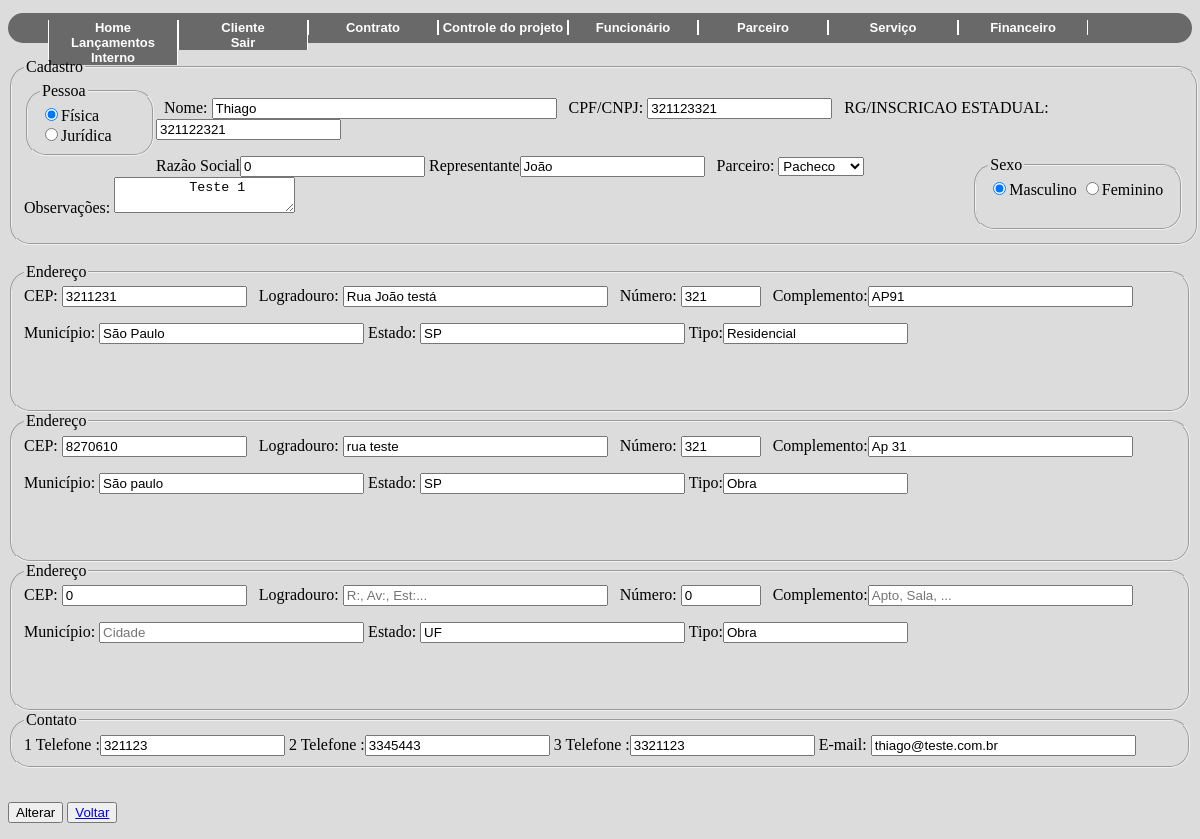
The page /edita_cliente.php?acao=edit&func=1 (signed in) on the database as committed earlier.
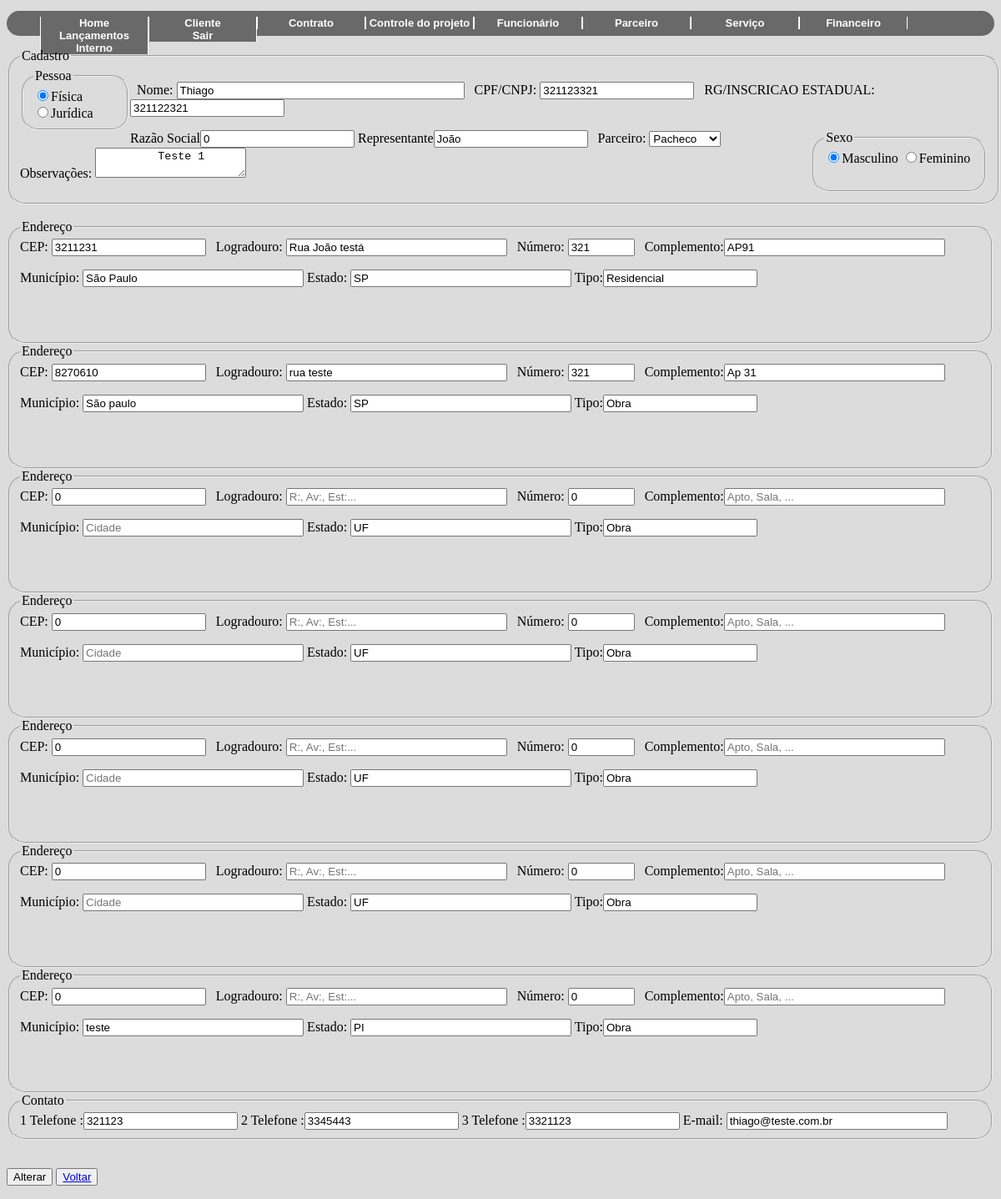
The same page on the database as committed later.
### tables this page shows
CREATE TABLE IF NOT EXISTS `endereco` (
  `id` int(11) NOT NULL AUTO_INCREMENT,
  `tipo` varchar(20) DEFAULT NULL,
  `cep` int(11) DEFAULT NULL,
  `logradouro` varchar(50) DEFAULT NULL,
  `Numero` int(11) DEFAULT NULL,
  `Complemento` varchar(50) DEFAULT NULL,
  `municipio` varchar(33) DEFAULT NULL,
  `estado` varchar(2) DEFAULT NULL,
  `id_cli` int(11) DEFAULT NULL,
  `id_cont` int(11) DEFAULT NULL,
  PRIMARY KEY (`id`),
  KEY `id_cli` (`id_cli`),
  KEY `FK_END_CONTRA` (`id_cont`)
);

CREATE TABLE IF NOT EXISTS `telefone` (
  `id` int(11) NOT NULL AUTO_INCREMENT,
  `telefone` int(11) NOT NULL,
  `id_clie` int(11) DEFAULT NULL,
  PRIMARY KEY (`id`),
  KEY `id_clie` (`id_clie`)
);

### classes/cliente.class.php (called while the page is built, shortened)
<?php
require_once 'Conexao.class.php';
require_once 'funcoes.class.php';
class Cliente{
    public function __construct(){
        $this->con = new conexao();
    }
    public function querySeleciona($dado){
            try{
                $this->id = $dado;
                $cst = $this->con->conect()->prepare("SELECT cliente.id AS id_cli, cliente.pessoa as pessoa_cli , cliente.nome AS nome_cli ,  cliente.cpf as  cpf_cli, cliente.rg as rg_cli , cliente.razao as razao_cli, cliente.inscricao as inscri_cli, cliente.representante as repre_cli , cliente.sexo as sex_cli , cliente.observacao as obs_cli, cliente.id_parc as parc_cli, parceiro.nome as nome_parceiro,
                endereco.cep as cep, endereco.logradouro as endereco, endereco.Numero as num, endereco.Complemento as comple, endereco.municipio as municipio, endereco.estado as estado,
                telefone.telefone as tel, email.email as email  from cliente INNER JOIN parceiro ON parceiro.id_parc = cliente.id_parc INNER JOIN endereco ON endereco.id_cli = cliente.id INNER JOIN telefone ON cliente.id = telefone.id_clie INNER JOIN email ON cliente.id = email.id_cli WHERE cliente.id = :id;");
                $cst->bindParam(":id", $this->id, PDO::PARAM_INT);
                $cst->execute();
                return $cst->fetch();
            } catch (PDOException $ex) {
                return 'error '.$ex->getMessage();
            }
    }
    public function querySelectendereco($dados){
        try{
            $this->id_cli = $dados;
            $cst = $this->con->conect()->prepare("SELECT * FROM `endereco` WHERE `id_cli` = :id_cli;");
            $cst->bindParam(":id_cli", $this->id_cli, PDO::PARAM_INT);
            $cst->execute();
            return $cst->fetchAll();
        }catch(PDOException $ex){
        }
    }
    public function querySelecttel($dados){
        try{
            $this->id_cli = $dados;
            $cst = $this->con->conect()->prepare("SELECT * FROM `telefone` WHERE `id_clie` = :id_cli;");
            $cst->bindParam(":id_cli", $this->id_cli, PDO::PARAM_INT);
            $cst->execute();
            return $cst->fetchAll();
        }catch(PDOException $ex){
        }
    }
}
?>

### classes/Conexao.class.php (called while the page is built)
<?php
class conexao{
    private $usuario;
    private $senha;
    private $banco;
    private $servidor;
    private static $pdo;
    public function __construct(){
        $this->servidor = "localhost";
        $this->banco = "teste2";
        $this->usuario =  "root";
        $this->senha = "";
    }
    public function conect(){
        try{
            if(is_null(self::$pdo)){
                self::$pdo = new PDO("mysql:host=".$this->servidor.";dbname=".$this->banco, $this->usuario, $this->senha);
            }
            return self::$pdo;
        } catch (PDOException $ex) {
			echo $ex->getMessage();
        }
    }
}
?>

### classes/funcoes.class.php (called while the page is built, shortened)
<?php
class funcoes{
    public function tratarCaracter($vlr, $tipo){
        switch($tipo){
            case 1: $rst = utf8_decode($vlr); break;
            case 2: $rst = htmlentities($vlr, ENT_QUOTES, "ISO-8859-1"); break;
        }
        return $rst;
    }
}
?>

### edita_cliente.php (the view, shortened to what the changed rows need)
<?php
    require_once 'classes/funcoes.class.php';
    require_once 'classes/cliente.class.php';
    $objFc = new Funcoes();
    $objfn = new Cliente();
    $cont = 0;
    $contel = 0;
    if(isset($_GET['acao'])){
        switch($_GET['acao']){
            case 'edit': $func = $objfn->querySeleciona($_GET['func']); break;
        }
    }
?>
<!DOCTYPE html>
<html lang="pt-br">
<head>
</head>
<body>
<?php require_once("header.php");
?>
        <form action="" method="post">
            <fieldset id="cadastro" style="position:relative; left:0px; width:98%; border-radius:20px 20px 20px 20px">
                <legend>Cadastro</legend>
                    <fieldset id="pessoa"  name="pessoa" style="position: relative; height: 55px; float: left; width: 100px; border-radius:20px 20px 20px 20px">
                                    <input type="radio" name="pessoa" id="cPF" value="Fisica" CHECKED/><label for="cPF">Física</label><br>
                    </fieldset><p>
                </fieldset>
            <br>
                <?php
                foreach($objfn->querySelectendereco($_GET['func']) as $rst){
                $cont ++;
                ?>
                <fieldset id="endereco" style="position:relative;height:130px; border-radius:20px 20px 20px 20px">
                    <legend>Endereço</legend>
                            CEP:        <input type="number" name="<?php echo("cep".$cont) ?>"         value="<?=$objFc->tratarCaracter((isset($rst['cep']))?($rst['cep']):(''), 2)?>"        id="cCP" size="8" maxlength="8" placeholder="00000-000" />&nbsp;&nbsp;
                            Logradouro: <input type="text" name="<?php echo("logradouro".$cont) ?>"    value="<?=$objFc->tratarCaracter((isset($rst['logradouro']))?($rst['logradouro']):(''), 2)?>"    id="cEnd" size="30" maxlength="30" placeholder="R:, Av:, Est:..." />&nbsp;&nbsp;
                            Número:     <input type="number" name="<?php echo("numero".$cont) ?>"      value="<?=$objFc->tratarCaracter((isset($rst['Numero']))?($rst['Numero']):(''), 2)?>"  min="0" max="99999" placeholder="" />&nbsp;&nbsp;
                            Complemento:<input type="text" name="<?php echo("complemento".$cont) ?>"     value="<?=$objFc->tratarCaracter((isset($rst['Complemento']))?($rst['Complemento']):(''), 2)?>"   size="30" maxlength="30" placeholder="Apto, Sala, ... " />&nbsp;&nbsp;
                        <p>
                            Município: <input type="text"  name="<?php echo("municipio".$cont) ?>"       value="<?=$objFc->tratarCaracter((isset($rst['municipio']))?($rst['municipio']):(''), 2)?>"    size="30"  placeholder="Cidade" />
                            Estado:    <input type="text"  name="<?php echo("estado".$cont) ?>"          value="<?=$objFc->tratarCaracter((isset($rst['estado']))?($rst['estado']):(''), 2)?>"    size="30" placeholder="Estado" />
                    Tipo:<input type="text" name="<?php echo("tipo".$cont) ?>"   value="<?=$objFc->tratarCaracter((isset($rst['tipo']))?($rst['tipo']):(''), 1)?>" />
                </fieldset>
                <?php } ?>
            <fieldset id="contato" style="position:relative; border-radius:20px 20px 20px 20px">
                <legend>Contato</legend>
                <?php foreach($objfn->querySelecttel($_GET['func']) as $rst){
                    $contel ++;
                    echo ($contel);
                ?>
                        Telefone :<input type="number" name="<?php echo("tel".$contel) ?>" value="<?=$objFc->tratarCaracter((isset($rst['telefone']))?($rst['telefone']):(''), 2)?>" id="cTel1" size="10" maxlength="10" placeholder="(11)9999-9999" />
                        <?php } ?>
                        E-mail:  <input type="email" name="email"       value="<?=$objFc->tratarCaracter((isset($func['email']))?($func['email']):(''), 2)?>" id="cMail" size="30" maxlength="30" placeholder="joão@terra.com.br" />
            </fieldset>
            <br><p>
                <input type="submit" name="btAlterar" value="Alterar">
                <button class="btnnn" type="button" name="tbtn"><a href="consultacliente.php">Voltar</a></button>
</form>
</body>
</html>

Rows that differ between the two databases and show on the page:
added endereco: cep "0", Numero "0", estado "UF", tipo "Obra"
added endereco: cep "0", Numero "0", estado "UF", tipo "Obra"
added endereco: cep "0", Numero "0", estado "UF", tipo "Obra"
added endereco: cep "0", Numero "0", municipio "teste", estado "PI", tipo "Obra"
